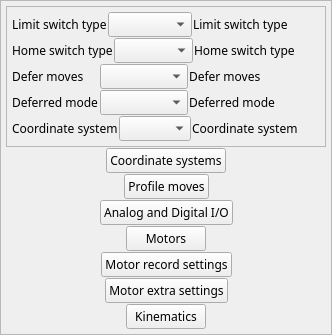
    <widget class="QFrame" name="frame_3">
     <property name="sizePolicy">
      <sizepolicy hsizetype="Expanding" vsizetype="Expanding">
       <horstretch>0</horstretch>
       <verstretch>0</verstretch>
      </sizepolicy>
     </property>
     <property name="maximumSize">
      <size>
       <width>16777215</width>
       <height>16777215</height>
      </size>
     </property>
     <property name="frameShape">
      <enum>QFrame::StyledPanel</enum>
     </property>
     <layout class="QVBoxLayout" name="verticalLayout_3">
      <property name="spacing">
       <number>1</number>
      </property>
      <property name="margin">
       <number>5</number>
      </property>
      <item>
       <widget class="QFrame" name="frame_2">
        <property name="sizePolicy">
         <sizepolicy hsizetype="Preferred" vsizetype="Preferred">
          <horstretch>0</horstretch>
          <verstretch>0</verstretch>
         </sizepolicy>
        </property>
        <property name="minimumSize">
         <size>
          <width>0</width>
          <height>0</height>
         </size>
        </property>
        <property name="maximumSize">
         <size>
          <width>16777215</width>
          <height>16777215</height>
         </size>
        </property>
        <property name="frameShape">
         <enum>QFrame::StyledPanel</enum>
        </property>
        <layout class="QVBoxLayout" name="verticalLayout">
         <property name="spacing">
          <number>1</number>
         </property>
         <property name="margin">
          <number>5</number>
         </property>
         <item>
          <layout class="QHBoxLayout" name="horizontalLayout_2" stretch="2,2,3">
           <property name="spacing">
            <number>1</number>
           </property>
           <item>
            <widget class="QLabel" name="label_10">
             <property name="sizePolicy">
              <sizepolicy hsizetype="Preferred" vsizetype="Minimum">
               <horstretch>0</horstretch>
               <verstretch>0</verstretch>
              </sizepolicy>
             </property>
             <property name="minimumSize">
              <size>
               <width>0</width>
               <height>1</height>
              </size>
             </property>
             <property name="sizeIncrement">
              <size>
               <width>1</width>
               <height>1</height>
              </size>
             </property>
             <property name="font">
              <font>
               <family>Abyssinica SIL</family>
               <pointsize>9</pointsize>
              </font>
             </property>
             <property name="text">
              <string>Limit switch type</string>
             </property>
            </widget>
           </item>
           <item>
            <widget class="QEComboBox" name="qecombobox">
             <property name="sizePolicy">
              <sizepolicy hsizetype="Preferred" vsizetype="Minimum">
               <horstretch>0</horstretch>
               <verstretch>0</verstretch>
              </sizepolicy>
             </property>
             <property name="minimumSize">
              <size>
               <width>0</width>
               <height>1</height>
              </size>
             </property>
             <property name="font">
              <font>
               <family>Abyssinica SIL</family>
               <pointsize>9</pointsize>
              </font>
             </property>
             <property name="variable" stdset="0">
              <string>$(DMC)LIMITTYPE_CMD</string>
             </property>
            </widget>
           </item>
           <item>
            <layout class="QVBoxLayout" name="verticalLayout_6" stretch="1">
             <property name="spacing">
              <number>1</number>
             </property>
             <item>
              <widget class="QELabel" name="qelabel_6">
               <property name="sizePolicy">
                <sizepolicy hsizetype="Minimum" vsizetype="Minimum">
                 <horstretch>0</horstretch>
                 <verstretch>0</verstretch>
                </sizepolicy>
               </property>
               <property name="minimumSize">
                <size>
                 <width>0</width>
                 <height>1</height>
                </size>
               </property>
               <property name="font">
                <font>
                 <family>Abyssinica SIL</family>
                 <pointsize>9</pointsize>
                </font>
               </property>
               <property name="variable" stdset="0">
                <string>$(DMC)LIMITTYPE_STATUS</string>
               </property>
               <property name="text">
                <string>Limit switch type         </string>
               </property>
              </widget>
             </item>
            </layout>
           </item>
          </layout>
         </item>
         <item>
          <layout class="QHBoxLayout" name="horizontalLayout" stretch="2,2,3">
           <property name="spacing">
            <number>1</number>
           </property>
           <item>
            <widget class="QLabel" name="label_11">
             <property name="sizePolicy">
              <sizepolicy hsizetype="Preferred" vsizetype="Minimum">
               <horstretch>0</horstretch>
               <verstretch>0</verstretch>
              </sizepolicy>
             </property>
             <property name="minimumSize">
              <size>
               <width>0</width>
               <height>1</height>
              </size>
             </property>
             <property name="sizeIncrement">
              <size>
               <width>1</width>
               <height>1</height>
              </size>
             </property>
             <property name="font">
              <font>
               <family>Abyssinica SIL</family>
               <pointsize>9</pointsize>
              </font>
             </property>
             <property name="text">
              <string>Home switch type</string>
             </property>
            </widget>
           </item>
           <item>
            <widget class="QEComboBox" name="qecombobox_2">
             <property name="sizePolicy">
              <sizepolicy hsizetype="Preferred" vsizetype="Minimum">
               <horstretch>0</horstretch>
               <verstretch>0</verstretch>
              </sizepolicy>
             </property>
             <property name="minimumSize">
              <size>
               <width>0</width>
               <height>1</height>
              </size>
             </property>
             <property name="font">
              <font>
               <family>Abyssinica SIL</family>
               <pointsize>9</pointsize>
              </font>
             </property>
             <property name="variable" stdset="0">
              <string>$(DMC)HOMETYPE_CMD</string>
             </property>
            </widget>
           </item>
           <item>
            <layout class="QVBoxLayout" name="verticalLayout_7" stretch="1">
             <property name="spacing">
              <number>1</number>
             </property>
             <item>
              <widget class="QELabel" name="qelabel_7">
               <property name="sizePolicy">
                <sizepolicy hsizetype="Minimum" vsizetype="Minimum">
                 <horstretch>0</horstretch>
                 <verstretch>0</verstretch>
                </sizepolicy>
               </property>
               <property name="minimumSize">
                <size>
                 <width>0</width>
                 <height>1</height>
                </size>
               </property>
               <property name="font">
                <font>
                 <family>Abyssinica SIL</family>
                 <pointsize>9</pointsize>
                </font>
               </property>
               <property name="variable" stdset="0">
                <string>$(DMC)HOMETYPE_STATUS</string>
               </property>
               <property name="text">
                <string>Home switch type        </string>
               </property>
              </widget>
             </item>
            </layout>
           </item>
          </layout>
         </item>
         <item>
          <layout class="QHBoxLayout" name="horizontalLayout_3" stretch="2,2,3">
           <property name="spacing">
            <number>1</number>
           </property>
           <item>
            <widget class="QLabel" name="label_12">
             <property name="sizePolicy">
              <sizepolicy hsizetype="Preferred" vsizetype="Preferred">
               <horstretch>0</horstretch>
               <verstretch>0</verstretch>
              </sizepolicy>
             </property>
             <property name="sizeIncrement">
              <size>
               <width>1</width>
               <height>1</height>
              </size>
             </property>
             <property name="font">
              <font>
               <family>Abyssinica SIL</family>
               <pointsize>9</pointsize>
              </font>
             </property>
             <property name="text">
              <string>Defer moves</string>
             </property>
            </widget>
           </item>
           <item>
            <widget class="QEComboBox" name="qecombobox_3">
             <property name="sizePolicy">
              <sizepolicy hsizetype="Preferred" vsizetype="Preferred">
               <horstretch>0</horstretch>
               <verstretch>0</verstretch>
              </sizepolicy>
             </property>
             <property name="minimumSize">
              <size>
               <width>0</width>
               <height>1</height>
              </size>
             </property>
             <property name="font">
              <font>
               <family>Abyssinica SIL</family>
               <pointsize>9</pointsize>
              </font>
             </property>
             <property name="variable" stdset="0">
              <string>$(DMC)DEFER_CMD</string>
             </property>
            </widget>
           </item>
           <item>
            <layout class="QVBoxLayout" name="verticalLayout_8" stretch="1">
             <property name="spacing">
              <number>1</number>
             </property>
             <item>
              <widget class="QELabel" name="qelabel_8">
               <property name="sizePolicy">
                <sizepolicy hsizetype="Minimum" vsizetype="Preferred">
                 <horstretch>0</horstretch>
                 <verstretch>0</verstretch>
                </sizepolicy>
               </property>
               <property name="font">
                <font>
                 <family>Abyssinica SIL</family>
                 <pointsize>9</pointsize>
                </font>
               </property>
               <property name="variable" stdset="0">
                <string>$(DMC)DEFER_STATUS</string>
               </property>
               <property name="text">
                <string>Defer moves                  </string>
               </property>
              </widget>
             </item>
            </layout>
           </item>
          </layout>
         </item>
         <item>
          <layout class="QHBoxLayout" name="horizontalLayout_18" stretch="2,2,3">
           <property name="spacing">
            <number>1</number>
           </property>
           <item>
            <widget class="QLabel" name="label_14">
             <property name="sizePolicy">
              <sizepolicy hsizetype="Preferred" vsizetype="Preferred">
               <horstretch>0</horstretch>
               <verstretch>0</verstretch>
              </sizepolicy>
             </property>
             <property name="sizeIncrement">
              <size>
               <width>1</width>
               <height>1</height>
              </size>
             </property>
             <property name="font">
              <font>
               <family>Abyssinica SIL</family>
               <pointsize>9</pointsize>
              </font>
             </property>
             <property name="text">
              <string>Deferred mode</string>
             </property>
            </widget>
           </item>
           <item>
            <widget class="QEComboBox" name="qecombobox_5">
             <property name="sizePolicy">
              <sizepolicy hsizetype="Preferred" vsizetype="Preferred">
               <horstretch>0</horstretch>
               <verstretch>0</verstretch>
              </sizepolicy>
             </property>
             <property name="minimumSize">
              <size>
               <width>0</width>
               <height>1</height>
              </size>
             </property>
             <property name="font">
              <font>
               <family>Abyssinica SIL</family>
               <pointsize>9</pointsize>
              </font>
             </property>
             <property name="variable" stdset="0">
              <string>$(DMC)DEFER_MODE_CMD</string>
             </property>
            </widget>
           </item>
           <item>
            <layout class="QVBoxLayout" name="verticalLayout_11" stretch="1">
             <property name="spacing">
              <number>1</number>
             </property>
             <item>
              <widget class="QELabel" name="qelabel_13">
               <property name="sizePolicy">
                <sizepolicy hsizetype="Minimum" vsizetype="Preferred">
                 <horstretch>0</horstretch>
                 <verstretch>0</verstretch>
                </sizepolicy>
               </property>
               <property name="font">
                <font>
                 <family>Abyssinica SIL</family>
                 <pointsize>9</pointsize>
                </font>
               </property>
               <property name="variable" stdset="0">
                <string>$(DMC)DEFER_MODE_STATUS</string>
               </property>
               <property name="text">
                <string>Deferred mode</string>
               </property>
              </widget>
             </item>
            </layout>
           </item>
          </layout>
         </item>
         <item>
          <layout class="QHBoxLayout" name="horizontalLayout_4" stretch="2,2,3">
           <property name="spacing">
            <number>1</number>
           </property>
           <item>
            <widget class="QLabel" name="label_13">
             <property name="sizePolicy">
              <sizepolicy hsizetype="Preferred" vsizetype="Preferred">
               <horstretch>0</horstretch>
               <verstretch>0</verstretch>
              </sizepolicy>
             </property>
             <property name="sizeIncrement">
              <size>
               <width>1</width>
               <height>1</height>
              </size>
             </property>
             <property name="font">
              <font>
               <family>Abyssinica SIL</family>
               <pointsize>9</pointsize>
              </font>
             </property>
             <property name="text">
              <string>Coordinate system</string>
             </property>
            </widget>
           </item>
           <item>
            <widget class="QEComboBox" name="qecombobox_4">
             <property name="sizePolicy">
              <sizepolicy hsizetype="Preferred" vsizetype="Preferred">
               <horstretch>0</horstretch>
               <verstretch>0</verstretch>
              </sizepolicy>
             </property>
             <property name="minimumSize">
              <size>
               <width>0</width>
               <height>1</height>
              </size>
             </property>
             <property name="font">
              <font>
               <family>Abyssinica SIL</family>
               <pointsize>9</pointsize>
              </font>
             </property>
             <property name="variable" stdset="0">
              <string>$(DMC)COORDSYS_CMD</string>
             </property>
            </widget>
           </item>
           <item>
            <layout class="QVBoxLayout" name="verticalLayout_10" stretch="1">
             <property name="spacing">
              <number>1</number>
             </property>
             <item>
              <widget class="QELabel" name="qelabel_12">
               <property name="sizePolicy">
                <sizepolicy hsizetype="Minimum" vsizetype="Preferred">
                 <horstretch>0</horstretch>
                 <verstretch>0</verstretch>
                </sizepolicy>
               </property>
               <property name="font">
                <font>
                 <family>Abyssinica SIL</family>
                 <pointsize>9</pointsize>
                </font>
               </property>
               <property name="variable" stdset="0">
                <string>$(DMC)COORDSYS_STATUS</string>
               </property>
               <property name="text">
                <string>Coordinate system       </string>
               </property>
              </widget>
             </item>
            </layout>
           </item>
          </layout>
         </item>
        </layout>
       </widget>
      </item>
      <item>
       <layout class="QHBoxLayout" name="horizontalLayout_11">
        <item>
         <spacer name="horizontalSpacer_3">
          <property name="orientation">
           <enum>Qt::Horizontal</enum>
          </property>
          <property name="sizeHint" stdset="0">
           <size>
            <width>40</width>
            <height>20</height>
           </size>
          </property>
         </spacer>
        </item>
        <item>
         <widget class="QEPushButton" name="qepushbutton_3">
          <property name="sizePolicy">
           <sizepolicy hsizetype="Minimum" vsizetype="Expanding">
            <horstretch>0</horstretch>
            <verstretch>0</verstretch>
           </sizepolicy>
          </property>
          <property name="minimumSize">
           <size>
            <width>0</width>
            <height>1</height>
           </size>
          </property>
          <property name="font">
           <font>
            <family>Abyssinica SIL</family>
            <pointsize>9</pointsize>
           </font>
          </property>
          <property name="text">
           <string>Coordinate systems</string>
          </property>
          <property name="variableAsToolTip">
           <bool>false</bool>
          </property>
          <property name="guiFile" stdset="0">
           <string>galil_coordinate_systems.ui</string>
          </property>
          <property name="creationOption" stdset="0">
           <enum>QEPushButton::NewWindow</enum>
          </property>
          <property name="prioritySubstitutions">
           <string/>
          </property>
         </widget>
        </item>
        <item>
         <spacer name="horizontalSpacer_4">
          <property name="orientation">
           <enum>Qt::Horizontal</enum>
          </property>
          <property name="sizeHint" stdset="0">
           <size>
            <width>40</width>
            <height>20</height>
           </size>
          </property>
         </spacer>
        </item>
       </layout>
      </item>
      <item>
       <layout class="QHBoxLayout" name="horizontalLayout_12">
        <item>
         <spacer name="horizontalSpacer_5">
          <property name="orientation">
           <enum>Qt::Horizontal</enum>
          </property>
          <property name="sizeHint" stdset="0">
           <size>
            <width>40</width>
            <height>20</height>
           </size>
          </property>
         </spacer>
        </item>
        <item>
         <widget class="QEPushButton" name="qepushbutton_7">
          <property name="sizePolicy">
           <sizepolicy hsizetype="Minimum" vsizetype="Expanding">
            <horstretch>0</horstretch>
            <verstretch>0</verstretch>
           </sizepolicy>
          </property>
          <property name="minimumSize">
           <size>
            <width>0</width>
            <height>1</height>
           </size>
          </property>
          <property name="font">
           <font>
            <family>Abyssinica SIL</family>
            <pointsize>9</pointsize>
           </font>
          </property>
          <property name="text">
           <string>Profile moves</string>
          </property>
          <property name="variableAsToolTip">
           <bool>false</bool>
          </property>
          <property name="guiFile" stdset="0">
           <string>galil_profileMove.ui</string>
          </property>
          <property name="creationOption" stdset="0">
           <enum>QEPushButton::NewWindow</enum>
          </property>
          <property name="prioritySubstitutions">
           <string/>
          </property>
         </widget>
        </item>
        <item>
         <spacer name="horizontalSpacer_6">
          <property name="orientation">
           <enum>Qt::Horizontal</enum>
          </property>
          <property name="sizeHint" stdset="0">
           <size>
            <width>40</width>
            <height>20</height>
           </size>
          </property>
         </spacer>
        </item>
       </layout>
      </item>
      <item>
       <layout class="QHBoxLayout" name="horizontalLayout_13">
        <item>
         <spacer name="horizontalSpacer_7">
          <property name="orientation">
           <enum>Qt::Horizontal</enum>
          </property>
          <property name="sizeHint" stdset="0">
           <size>
            <width>40</width>
            <height>20</height>
           </size>
          </property>
         </spacer>
        </item>
        <item>
         <widget class="QEPushButton" name="qepushbutton_6">
          <property name="sizePolicy">
           <sizepolicy hsizetype="Minimum" vsizetype="Expanding">
            <horstretch>0</horstretch>
            <verstretch>0</verstretch>
           </sizepolicy>
          </property>
          <property name="minimumSize">
           <size>
            <width>0</width>
            <height>1</height>
           </size>
          </property>
          <property name="font">
           <font>
            <family>Abyssinica SIL</family>
            <pointsize>9</pointsize>
           </font>
          </property>
          <property name="text">
           <string>Analog and Digital I/O</string>
          </property>
          <property name="variableAsToolTip">
           <bool>false</bool>
          </property>
          <property name="guiFile" stdset="0">
           <string>galil_ctrl_io.ui</string>
          </property>
          <property name="creationOption" stdset="0">
           <enum>QEPushButton::NewWindow</enum>
          </property>
          <property name="prioritySubstitutions">
           <string>P=$(DMC)</string>
          </property>
         </widget>
        </item>
        <item>
         <spacer name="horizontalSpacer_8">
          <property name="orientation">
           <enum>Qt::Horizontal</enum>
          </property>
          <property name="sizeHint" stdset="0">
           <size>
            <width>40</width>
            <height>20</height>
           </size>
          </property>
         </spacer>
        </item>
       </layout>
      </item>
      <item>
       <layout class="QHBoxLayout" name="horizontalLayout_17">
        <item>
         <spacer name="horizontalSpacer_15">
          <property name="orientation">
           <enum>Qt::Horizontal</enum>
          </property>
          <property name="sizeHint" stdset="0">
           <size>
            <width>40</width>
            <height>20</height>
           </size>
          </property>
         </spacer>
        </item>
        <item>
         <widget class="QEPushButton" name="qepushbutton_9">
          <property name="sizePolicy">
           <sizepolicy hsizetype="Minimum" vsizetype="Expanding">
            <horstretch>0</horstretch>
            <verstretch>0</verstretch>
           </sizepolicy>
          </property>
          <property name="minimumSize">
           <size>
            <width>0</width>
            <height>1</height>
           </size>
          </property>
          <property name="font">
           <font>
            <family>Abyssinica SIL</family>
            <pointsize>9</pointsize>
           </font>
          </property>
          <property name="text">
           <string>Motors</string>
          </property>
          <property name="variable" stdset="0">
           <string/>
          </property>
          <property name="variableAsToolTip">
           <bool>false</bool>
          </property>
          <property name="userLevelVisibility" stdset="0">
           <enum>QEPushButton::User</enum>
          </property>
          <property name="userLevelEnabled" stdset="0">
           <enum>QEPushButton::User</enum>
          </property>
          <property name="guiFile" stdset="0">
           <string>galil_motors.ui</string>
          </property>
          <property name="creationOption" stdset="0">
           <enum>QEPushButton::NewWindow</enum>
          </property>
          <property name="prioritySubstitutions">
           <string/>
          </property>
         </widget>
        </item>
        <item>
         <spacer name="horizontalSpacer_16">
          <property name="orientation">
           <enum>Qt::Horizontal</enum>
          </property>
          <property name="sizeHint" stdset="0">
           <size>
            <width>40</width>
            <height>20</height>
           </size>
          </property>
         </spacer>
        </item>
       </layout>
      </item>
      <item>
       <layout class="QHBoxLayout" name="horizontalLayout_14">
        <item>
         <spacer name="horizontalSpacer_9">
          <property name="orientation">
           <enum>Qt::Horizontal</enum>
          </property>
          <property name="sizeHint" stdset="0">
           <size>
            <width>40</width>
            <height>20</height>
           </size>
          </property>
         </spacer>
        </item>
        <item>
         <widget class="QEPushButton" name="qepushbutton_8">
          <property name="sizePolicy">
           <sizepolicy hsizetype="Minimum" vsizetype="Expanding">
            <horstretch>0</horstretch>
            <verstretch>0</verstretch>
           </sizepolicy>
          </property>
          <property name="minimumSize">
           <size>
            <width>0</width>
            <height>1</height>
           </size>
          </property>
          <property name="font">
           <font>
            <family>Abyssinica SIL</family>
            <pointsize>9</pointsize>
           </font>
          </property>
          <property name="text">
           <string>Motor record settings</string>
          </property>
          <property name="variable" stdset="0">
           <string/>
          </property>
          <property name="variableAsToolTip">
           <bool>false</bool>
          </property>
          <property name="userLevelVisibility" stdset="0">
           <enum>QEPushButton::User</enum>
          </property>
          <property name="userLevelEnabled" stdset="0">
           <enum>QEPushButton::Scientist</enum>
          </property>
          <property name="guiFile" stdset="0">
           <string>galil_motors_settings.ui</string>
          </property>
          <property name="creationOption" stdset="0">
           <enum>QEPushButton::NewWindow</enum>
          </property>
          <property name="prioritySubstitutions">
           <string/>
          </property>
         </widget>
        </item>
        <item>
         <spacer name="horizontalSpacer_10">
          <property name="orientation">
           <enum>Qt::Horizontal</enum>
          </property>
          <property name="sizeHint" stdset="0">
           <size>
            <width>40</width>
            <height>20</height>
           </size>
          </property>
         </spacer>
        </item>
       </layout>
      </item>
      <item>
       <layout class="QHBoxLayout" name="horizontalLayout_15">
        <item>
         <spacer name="horizontalSpacer_11">
          <property name="orientation">
           <enum>Qt::Horizontal</enum>
          </property>
          <property name="sizeHint" stdset="0">
           <size>
            <width>40</width>
            <height>20</height>
           </size>
          </property>
         </spacer>
        </item>
        <item>
         <widget class="QEPushButton" name="qepushbutton_4">
          <property name="sizePolicy">
           <sizepolicy hsizetype="Minimum" vsizetype="Expanding">
            <horstretch>0</horstretch>
            <verstretch>0</verstretch>
           </sizepolicy>
          </property>
          <property name="minimumSize">
           <size>
            <width>0</width>
            <height>1</height>
           </size>
          </property>
          <property name="font">
           <font>
            <family>Abyssinica SIL</family>
            <pointsize>9</pointsize>
           </font>
          </property>
          <property name="text">
           <string>Motor extra settings</string>
          </property>
          <property name="variable" stdset="0">
           <string/>
          </property>
          <property name="variableAsToolTip">
           <bool>false</bool>
          </property>
          <property name="userLevelVisibility" stdset="0">
           <enum>QEPushButton::User</enum>
          </property>
          <property name="userLevelEnabled" stdset="0">
           <enum>QEPushButton::Scientist</enum>
          </property>
          <property name="guiFile" stdset="0">
           <string>galil_motors_extras.ui</string>
          </property>
          <property name="creationOption" stdset="0">
           <enum>QEPushButton::NewWindow</enum>
          </property>
          <property name="prioritySubstitutions">
           <string/>
          </property>
         </widget>
        </item>
        <item>
         <spacer name="horizontalSpacer_12">
          <property name="orientation">
           <enum>Qt::Horizontal</enum>
          </property>
          <property name="sizeHint" stdset="0">
           <size>
            <width>40</width>
            <height>20</height>
           </size>
          </property>
         </spacer>
        </item>
       </layout>
      </item>
      <item>
       <layout class="QHBoxLayout" name="horizontalLayout_16">
        <item>
         <spacer name="horizontalSpacer_13">
          <property name="orientation">
           <enum>Qt::Horizontal</enum>
          </property>
          <property name="sizeHint" stdset="0">
           <size>
            <width>40</width>
            <height>20</height>
           </size>
          </property>
         </spacer>
        </item>
        <item>
         <widget class="QEPushButton" name="qepushbutton_5">
          <property name="sizePolicy">
           <sizepolicy hsizetype="Minimum" vsizetype="Expanding">
            <horstretch>0</horstretch>
            <verstretch>0</verstretch>
           </sizepolicy>
          </property>
          <property name="minimumSize">
           <size>
            <width>0</width>
            <height>1</height>
           </size>
          </property>
          <property name="font">
           <font>
            <family>Abyssinica SIL</family>
            <pointsize>9</pointsize>
           </font>
          </property>
          <property name="text">
           <string>Kinematics</string>
          </property>
          <property name="variableAsToolTip">
           <bool>false</bool>
          </property>
          <property name="userLevelEnabled" stdset="0">
           <enum>QEPushButton::Scientist</enum>
          </property>
          <property name="guiFile" stdset="0">
           <string>galil_kinematics.ui</string>
          </property>
          <property name="creationOption" stdset="0">
           <enum>QEPushButton::NewWindow</enum>
          </property>
          <property name="prioritySubstitutions">
           <string/>
          </property>
         </widget>
        </item>
        <item>
         <spacer name="horizontalSpacer_14">
          <property name="orientation">
           <enum>Qt::Horizontal</enum>
          </property>
          <property name="sizeHint" stdset="0">
           <size>
            <width>40</width>
            <height>20</height>
           </size>
          </property>
         </spacer>
        </item>
       </layout>
      </item>
     </layout>
    </widget>
